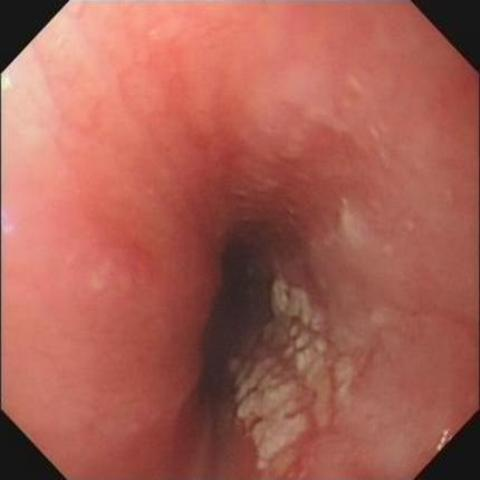
#> input picture backend/YOHO-main/img/dummy.png, 480 x 480 px; its folder holds 4 pictures in this run
$ python recreate_sample_3.0.py
#> lines starting #> are read from the running program, lines starting #| are printed output that depends on the picture
import cv2
import numpy as np
import random
import itertools
import pickle
import argparse
import os
##-------- by Dingrui Liu- ---------- -##
## Design ideas:
# 1, provide interactive operation of circle and triangle sampling
# 2, the triangle has two types: right triangle and orthogonal triangle, which are controlled by angle parameter.
# 3, triangle, circle size has upper and lower bounds, respectively by rad parameter to control the
# 4, function: q exit, s save, b back to the previous step, after saving will automatically generate samples
# Changes: keep the initial sampling area for each picture.
# Change: add canny edges inside the mask
# Alteration: fuse circles and triangles in one image

number = 50

# 从 config.json 覆盖样本数
import json as _json
try:
    with open("config.json") as _f:
#> (reads backend/YOHO-main/config.json from the repository)
        number = _json.load(_f).get("dataset", {}).get("sample_count", number)
except Exception:
    pass

# ── 进度追踪 ───────────────────────────────────────────
_progress_current = 0
_progress_total = 0


def _init_progress():
    global _progress_current, _progress_total
    _progress_current = 0
    _progress_total = number * 12
    print(f"PROGRESS:0/{_progress_total}")


# [4 lines left out: function _advance_progress, not called in this run]

parser = argparse.ArgumentParser()
parser.add_argument("--png_name", default="dummy", help="Input image name")
parser.add_argument("--sample_count", default=None, type=int, help="Number of samples to generate")
args = parser.parse_args()

# CLI --sample_count 覆盖 config.json 的值
if args.sample_count is not None:
    number = args.sample_count

n = args.png_name

path_pic = "./img/"
p_name = n + ".png"

# Saved sampling information
save_sample_path = "../EEC_save_sample_13.0/"
path_sor = save_sample_path + n + "/nms/"
path_lab = save_sample_path + n + "/source/"

# ROI
path_msk = "./Dataset/EEC/EEC_test_dataset_label/" + n + ".png"

# Trainning set
path_train = "./Medical_Datasets/Images/"
path_gt = "./Medical_Datasets/Labels/"
path_egt = "./Medical_Datasets/edges/"

# Intermediate generation of information
path_m_sor = "./seg/source_train/"
path_m_lab = "./seg/sample/"
path_m_eg = "./seg/label/"


class Label:
    def __init__(self, left, right, angle, path):
        self.r_min = left
        self.r_max = right
        self.angle = angle
        self.start = 1
        self.id = 0
        self.bg = 0  # Sample points used to distinguish target from background
        self.trnum = 0
        self.r = left
        self.point1 = (0, 0)
        self.num_class = 0
        self.value_initial = {"col": (255, 255, 255), "val": 1}
        self.colors = [
            (255, 0, 0),
            (0, 128, 0),
            (128, 128, 0),
            (0, 0, 128),
            (128, 0, 128),
            (0, 128, 128),
            (128, 128, 128),
            (64, 0, 0),
            (192, 0, 0),
            (64, 128, 0),
            (192, 128, 0),
            (64, 0, 128),
            (192, 0, 128),
            (64, 128, 128),
            (192, 128, 128),
            (0, 64, 0),
            (128, 64, 0),
            (0, 192, 0),
            (128, 192, 0),
            (0, 64, 128),
            (128, 64, 12),
        ]
        self.img = cv2.imread(path)
        self.sp = self.img.shape
        self.img2 = self.img.copy()
        self.slic = slic_(path)
        self.randlist = list(itertools.product(range(self.sp[1]), range(self.sp[0])))
        self.cent = []
        self.ind = {}
        self.tind = {}  #
        self.cnd = {}
        self.tcnd = {}  #
        self.rnd = {}
        try:
            with open(save_sample_path + n + "/rnd.pkl", "rb") as f8:
                try:
                    self.rnd = pickle.load(f8)
                except EOFError:
                    print("错误：rnd.pkl 文件已损坏或为空")
                    self.rnd = {}  # 提供默认值
        except FileNotFoundError:
            print(f"警告：未找到 {save_sample_path + n + '/rnd.pkl'}，将使用空字典")
            self.rnd = {}  # 提供默认值
        self.weight = {}

        # 新增目录自动创建
        os.makedirs(save_sample_path, exist_ok=True)  # 关键修复！
        os.makedirs(path_m_sor, exist_ok=True)
        os.makedirs(path_m_lab, exist_ok=True)
        os.makedirs(path_m_eg, exist_ok=True)

    # [177 lines left out: functions save_sample_data, trans, creat, not called in this run]

    def get_result(self, cind, tind, ind, indt, mode=0):
        mask = {}
        scales = len(ind[1]) + 1
        for j in range(1, len(cind) + 1):  # initialisation
            mask[j] = np.zeros((scales, self.sp[0], self.sp[1]), np.uint16)
        if mode == 0:
            num = number
            ns, nl = 0, num * 3
            img_hot_0 = self.creat(cind, ind, mask, ns, nl)
            for i in range(1, len(cind) + 1):
                for j in range(len(ind[i])):
                    img_hot = img_hot_0[i][j, :, :]
                    if np.count_nonzero(img_hot) < self.sp[0] * self.sp[1] * 0.75:
                        img_hot[img_hot != 0] = 1
                    else:
                        img_hot_plus = np.sort(img_hot.reshape(-1))
                        key_value = img_hot_plus[int(self.sp[0] * self.sp[1] * 0.25)]
                        img_hot[img_hot > key_value] = 1
                        img_hot[img_hot < key_value + 1] = 0
                    mask[i][j, :, :] = img_hot.copy()

            nns, nnl = 3 * num, 4 * num
            img_hot_01 = self.creat(cind, ind, mask, nns, nnl, 10)
            hot = {}
            for k in range(1, len(cind) + 1):
                hot[k] = img_hot_01[k]

            self.save_sample_data(n)  # 新增这行
            print("数据已保存")

    def run(self, n):
        # 确保目录存在
        sample_dir = os.path.join(save_sample_path, str(n))
        os.makedirs(sample_dir, exist_ok=True)

        # 定义需要检查的pkl文件列表
        pkl_files = {
            "cent.pkl": lambda: self.cent,
            "ind.pkl": lambda: self.ind,
            "cnd.pkl": lambda: self.cnd,
            "tcnd.pkl": lambda: self.tcnd,
            "tind.pkl": lambda: self.tind,
            "sp.pkl": lambda: self.sp,
            "trnum.pkl": lambda: self.trnum,
            "rnd.pkl": lambda: self.rnd
        }

        try:
            # 检查并创建缺失的pkl文件
            for filename, get_data_func in pkl_files.items():
                filepath = os.path.join(sample_dir, filename)

                if not os.path.exists(filepath):
                    print(f"创建默认 {filename} 文件...")
                    with open(filepath, 'wb') as f:
                        default_data = {}  # 或根据实际情况设置默认值
                        pickle.dump(default_data, f)

                # 读取文件数据
                #with open(filepath, 'rb') as f:
                    #data = pickle.load(f)
                    # 将数据赋给对应的属性
                    #if get_data_func() is None:  # 仅在属性为None时赋值
                        #setattr(self, filename.split('.')[0], data)

        except Exception as e:
            print(f"处理pkl文件时出错: {str(e)}")
            raise

        # 继续执行原有逻辑
        print("重新生成 " + n)
        print("数据处理中...\n")
        try:
            with open(save_sample_path + n + "/cent.pkl", "rb") as f1:  #
                try:
                    self.cent = pickle.load(f1)
                except EOFError:
                    return None
        except FileNotFoundError:
            return None

        try:
            with open(save_sample_path + n + "/ind.pkl", "rb") as f2:
                try:
                    self.ind = pickle.load(f2)
                except EOFError:
                    return None
        except FileNotFoundError:
            return None

        try:
            with open(save_sample_path + n + "/cnd.pkl", "rb") as f3:
                try:
                    self.cnd = pickle.load(f3)
                except EOFError:
                    return None
        except FileNotFoundError:
            return None

        try:
            with open(save_sample_path + n + "/tcnd.pkl", "rb") as f4:
                try:
                    self.tcnd = pickle.load(f4)
                except EOFError:
                    return None
        except FileNotFoundError:
            return None

        try:
            with open(save_sample_path + n + "/tind.pkl", "rb") as f5:
                try:
                    self.tind = pickle.load(f5)
                except EOFError:
                    return None
        except FileNotFoundError:
            return None

        try:
            with open(save_sample_path + n + "/sp.pkl", "rb") as f6:
                try:
                    self.sp = pickle.load(f6)
                except EOFError:
                    return None
        except FileNotFoundError:
            return None

        try:
            with open(save_sample_path + n + "/trnum.pkl", "rb") as f7:
                try:
                    self.trnum = pickle.load(f7)
                except EOFError:
                    return None
        except FileNotFoundError:
            return None

        print("重新生成 " + n)
        print("数据处理中...\n")
        self.get_result(self.cnd, self.tcnd, self.ind, self.tind, 0)
        cv2.imwrite(path_pic+'sample_'+p_name, self.img2) # Record sampling images
        print("采样完成，开始构建训练集和分割标签\n")
        comb(self.cent, path_pic + p_name, path_msk, path_m_lab, path_m_sor, path_train)

        level = (self.r_max - self.r_min) // 4 + 1
        creat_seg(
            self.cent,
            path_m_lab,
            path_m_eg,
            path_gt,
            path_msk,
            path_egt,
            self.sp,
            self.trnum,
            level,
            1,
        )  # 1 is dichotomous, 0 is multichotomous
        print("处理完成！\n")


def Cal_area_circle(p_1, r_1, p_2, r_2):
    dis = (p_1[0] - p_2[0]) ** 2 + (p_1[1] - p_2[1]) ** 2
    return dis < (r_1 + r_2 + 1) ** 2


# [63 lines left out: functions local_, comb, creat_seg, not called in this run]


def slic_(p_t):
    try:
        img = cv2.imread(p_t)
        # Initialise the slic item with an average superpixel size of 20 (default 10) and a smoothing factor of 20
        slic = cv2.ximgproc.createSuperpixelSLIC(img, region_size=48, ruler=20.0)
        slic.iterate(10)  # Number of iterations, the larger the better the result
        label_slic = np.array(slic.getLabels(), np.uint8)  # Get hyperpixel labels
        return label_slic
    except AttributeError:
        return None


if __name__ == "__main__":
    # 确保所有必要目录存在
    required_dirs = [
        os.path.join(save_sample_path, n, "nms"),
        os.path.join(save_sample_path, n, "source"),
        path_train,
        path_gt,
        path_egt,
        path_m_sor,
        path_m_lab,
        path_m_eg,
    ]

    for dir_path in required_dirs:
        os.makedirs(dir_path, exist_ok=True)
        if not os.path.exists(dir_path):
            raise RuntimeError(f"目录创建失败: {dir_path}")

    # 清理旧生成文件（避免前一次运行的残留）
    for d in [path_train, path_gt, path_egt, path_m_sor, path_m_lab, path_m_eg]:
        if os.path.isdir(d):
            for fname in os.listdir(d):
                fpath = os.path.join(d, fname)
                try:
                    if os.path.isfile(fpath):
                        os.remove(fpath)
                except Exception:
                    pass

    _init_progress()

    import logging

    logging.basicConfig(
        level=logging.INFO,
        format='%(asctime)s - %(levelname)s - %(message)s',
        handlers=[
            logging.FileHandler("run.log"),
            logging.StreamHandler()
        ]
    )
    logger = logging.getLogger()

    try:
        logger.info(f"开始处理图像: {args.png_name}")
        lab = Label(12, 49, 0, f"./img/{args.png_name}.png")
#> in __init__, self.img is the input picture: shape (480, 480, 3); mean B, G, R 84.3, 95.8, 168.4
#> in slic_, `label_slic = np.array(slic.getLabels(), np.uint8)`:
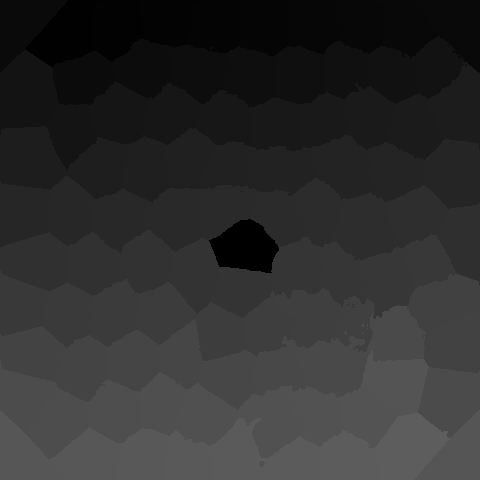
#> label_slic: shape (480, 480); min 0, max 94, mean 46.3
        lab.run(args.png_name)
        logger.info("处理完成")
    except Exception as e:
        logger.error(f"处理失败: {str(e)}", exc_info=True)
